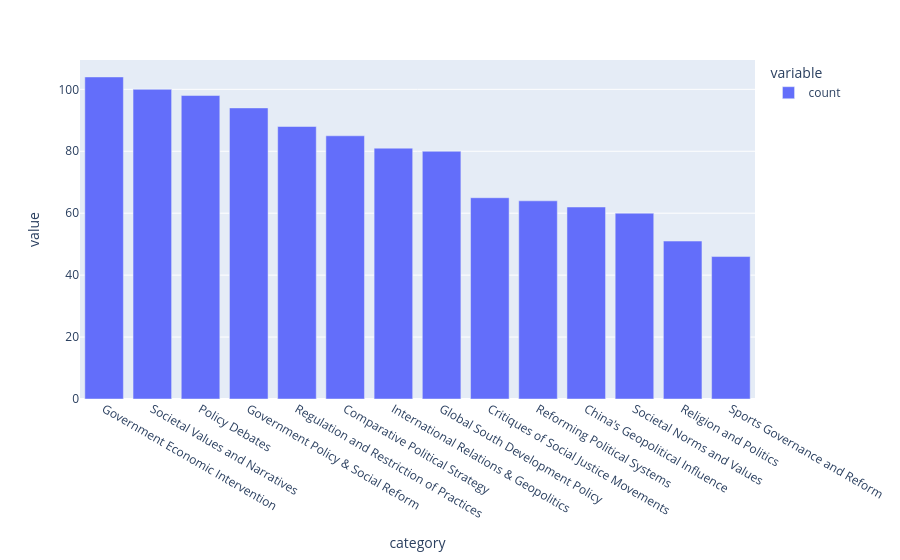

Here is the notebook cell this chart was saved with:
### Code cell
category_counts = df_with_emb2.value_counts('category')
px.bar(category_counts)

### Figure 1 — Plotly figure (JSON) as saved in the notebook; plotly's stock layout.template omitted (floating-point values rounded to 4 significant figures)
{"data": [{"hovertemplate": "variable=count<br>category=%{x}<br>value=%{y}<extra></extra>", "legendgroup": "count", "marker": {"color": "#636efa", "pattern": {"shape": ""}}, "name": "count", "orientation": "v", "showlegend": true, "textposition": "auto", "type": "bar", "x": ["Government Economic Intervention\n", "Societal Values and Narratives\n", "Policy Debates\n", "Government Policy & Social Reform\n", "Regulation and Restriction of Practices\n", "Comparative Political Strategy", "International Relations & Geopolitics\n", "Global South Development Policy\n", "Critiques of Social Justice Movements\n", "Reforming Political Systems\n", "China's Geopolitical Influence\n", "Societal Norms and Values\n", "Religion and Politics\n", "Sports Governance and Reform\n"], "xaxis": "x", "y": [104, 100, 98, 94, 88, 85, 81, 80, 65, 64, 62, 60, 51, 46], "yaxis": "y"}], "layout": {"barmode": "relative", "legend": {"title": {"text": "variable"}, "tracegroupgap": 0}, "margin": {"t": 60}, "xaxis": {"anchor": "y", "domain": [0, 1], "title": {"text": "category"}}, "yaxis": {"anchor": "x", "domain": [0, 1], "title": {"text": "value"}}}}
